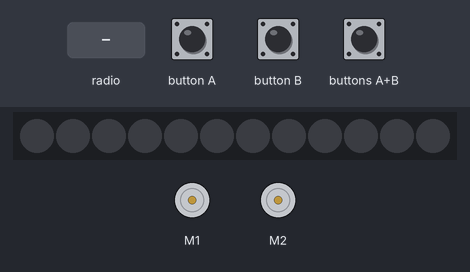
Simulated run of this program. Board: BBC micro:bit (MakeCode). On the bench: 2 × DC motor (green arrow = forward, orange = backward, longer = faster), 12 RGB LEDs in strip order, left to right. The test bench sets the inputs (shaded band). Dim RGB values are drawn brighter than linear.

Above: at 1.2 s.
1.3 s: radio message "3" arrives
At 1.9 s:
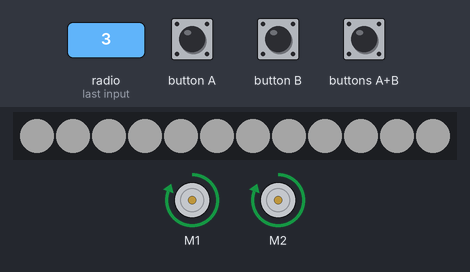
2.8 s: radio message "4" arrives
At 3.1 s:
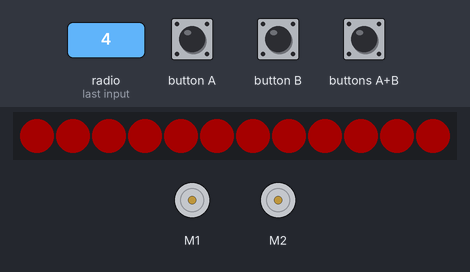
5.9 s: radio message "1" arrives
At 6.6 s:
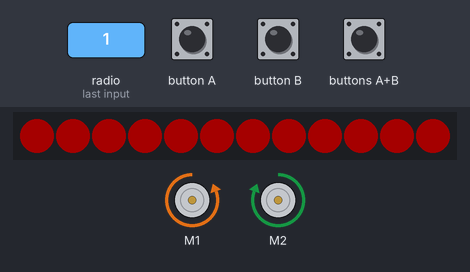
7.4 s: radio message "2" arrives
At 7.8 s:
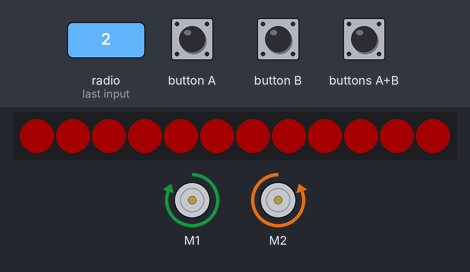
Timing chart, 0 to 10.4 s (numbered marks = the images above; inputs shaded):
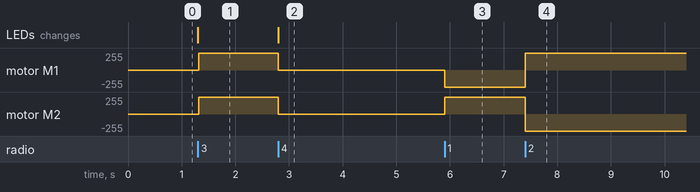

The program:

main.ts
```typescript
radio.onReceivedNumber(function (receivedNumber) {
    if (receivedNumber == 1) {
        bitbot.rotate(BBRobotDirection.Left, 100)
    }
    if (receivedNumber == 2) {
        bitbot.rotate(BBRobotDirection.Right, 100)
    }
    if (receivedNumber == 3) {
        bitbot.go(BBDirection.Forward, 100)
        bitbot.setLedColor(0xFFFFFF)
    }
    if (receivedNumber == 4) {
        bitbot.stop(BBStopMode.Coast)
        bitbot.setLedColor(0xFF0000)
    }
})
input.onButtonPressed(Button.A, function () {
    radio.sendNumber(1)
})
input.onButtonPressed(Button.AB, function () {
    radio.sendNumber(3)
})
input.onButtonPressed(Button.B, function () {
    radio.sendNumber(2)
})
radio.setGroup(1)
basic.forever(function () {

})
```

test.ts
```typescript
// testene settes inn her; disse vil ikke kompilert så lenge denne pakken blir brukt som en utvidelse.
```

Measured:
- after the input at 1.3 s, motor M1, motor M2: stopped → forward 255/255 at once; the LEDs: change at once (image 1)
- after the input at 2.8 s, motor M1, motor M2: forward 255/255 → stopped at once; the LEDs: change at once (image 2)
- after the input at 5.9 s, motor M1: stopped → backward 255/255 at once; motor M2: stopped → forward 255/255 at once
- after the input at 7.4 s, motor M1: backward 255/255 → forward 255/255 at once; motor M2: forward 255/255 → backward 255/255 at once
